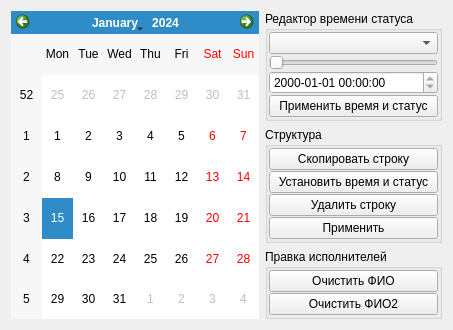
            <widget class="QWidget" name="tab_14">
             <attribute name="title">
              <string>Правка журнала</string>
             </attribute>
             <layout class="QHBoxLayout" name="horizontalLayout_10">
              <item>
               <widget class="QCalendarWidget" name="cal_edit_time_jur"/>
              </item>
              <item>
               <layout class="QVBoxLayout" name="verticalLayout_30">
                <item>
                 <widget class="QGroupBox" name="groupBox_7">
                  <property name="title">
                   <string>Редактор времени статуса</string>
                  </property>
                  <layout class="QVBoxLayout" name="verticalLayout_53">
                   <property name="spacing">
                    <number>1</number>
                   </property>
                   <property name="leftMargin">
                    <number>1</number>
                   </property>
                   <property name="topMargin">
                    <number>1</number>
                   </property>
                   <property name="rightMargin">
                    <number>1</number>
                   </property>
                   <property name="bottomMargin">
                    <number>1</number>
                   </property>
                   <item>
                    <widget class="QComboBox" name="cmb_edit_time_jur"/>
                   </item>
                   <item>
                    <widget class="QSlider" name="hs_edit_time_jur">
                     <property name="orientation">
                      <enum>Qt::Horizontal</enum>
                     </property>
                    </widget>
                   </item>
                   <item>
                    <widget class="QDateTimeEdit" name="dt_edit_time_jur">
                     <property name="readOnly">
                      <bool>true</bool>
                     </property>
                     <property name="currentSection">
                      <enum>QDateTimeEdit::YearSection</enum>
                     </property>
                     <property name="displayFormat">
                      <string>yyyy-MM-dd HH:mm:ss</string>
                     </property>
                    </widget>
                   </item>
                   <item>
                    <widget class="QPushButton" name="btn_edit_time_jur">
                     <property name="text">
                      <string>Применить время и статус</string>
                     </property>
                    </widget>
                   </item>
                  </layout>
                 </widget>
                </item>
                <item>
                 <widget class="QGroupBox" name="groupBox">
                  <property name="title">
                   <string>Структура</string>
                  </property>
                  <layout class="QVBoxLayout" name="verticalLayout_52">
                   <property name="spacing">
                    <number>1</number>
                   </property>
                   <property name="leftMargin">
                    <number>1</number>
                   </property>
                   <property name="topMargin">
                    <number>1</number>
                   </property>
                   <property name="rightMargin">
                    <number>1</number>
                   </property>
                   <property name="bottomMargin">
                    <number>1</number>
                   </property>
                   <item>
                    <widget class="QPushButton" name="btn_add_row_jur">
                     <property name="text">
                      <string>Скопировать строку</string>
                     </property>
                    </widget>
                   </item>
                   <item>
                    <widget class="QPushButton" name="btn_set_edit_time_jur">
                     <property name="text">
                      <string>Установить время и статус</string>
                     </property>
                    </widget>
                   </item>
                   <item>
                    <widget class="QPushButton" name="btn_del_row_jur">
                     <property name="text">
                      <string>Удалить строку</string>
                     </property>
                    </widget>
                   </item>
                   <item>
                    <widget class="QPushButton" name="btn_apply_deladd_row_jur">
                     <property name="text">
                      <string>Применить</string>
                     </property>
                    </widget>
                   </item>
                  </layout>
                 </widget>
                </item>
                <item>
                 <widget class="QGroupBox" name="groupBox_2">
                  <property name="title">
                   <string>Правка исполнителей</string>
                  </property>
                  <layout class="QVBoxLayout" name="verticalLayout_31">
                   <property name="spacing">
                    <number>1</number>
                   </property>
                   <property name="leftMargin">
                    <number>1</number>
                   </property>
                   <property name="topMargin">
                    <number>1</number>
                   </property>
                   <property name="rightMargin">
                    <number>1</number>
                   </property>
                   <property name="bottomMargin">
                    <number>1</number>
                   </property>
                   <item>
                    <widget class="QPushButton" name="btn_prosm_edit_time_clear_fio">
                     <property name="text">
                      <string>Очистить ФИО</string>
                     </property>
                    </widget>
                   </item>
                   <item>
                    <widget class="QPushButton" name="btn_prosm_edit_time_clear_fio2">
                     <property name="text">
                      <string>Очистить ФИО2</string>
                     </property>
                    </widget>
                   </item>
                  </layout>
                 </widget>
                </item>
               </layout>
              </item>
             </layout>
            </widget>
